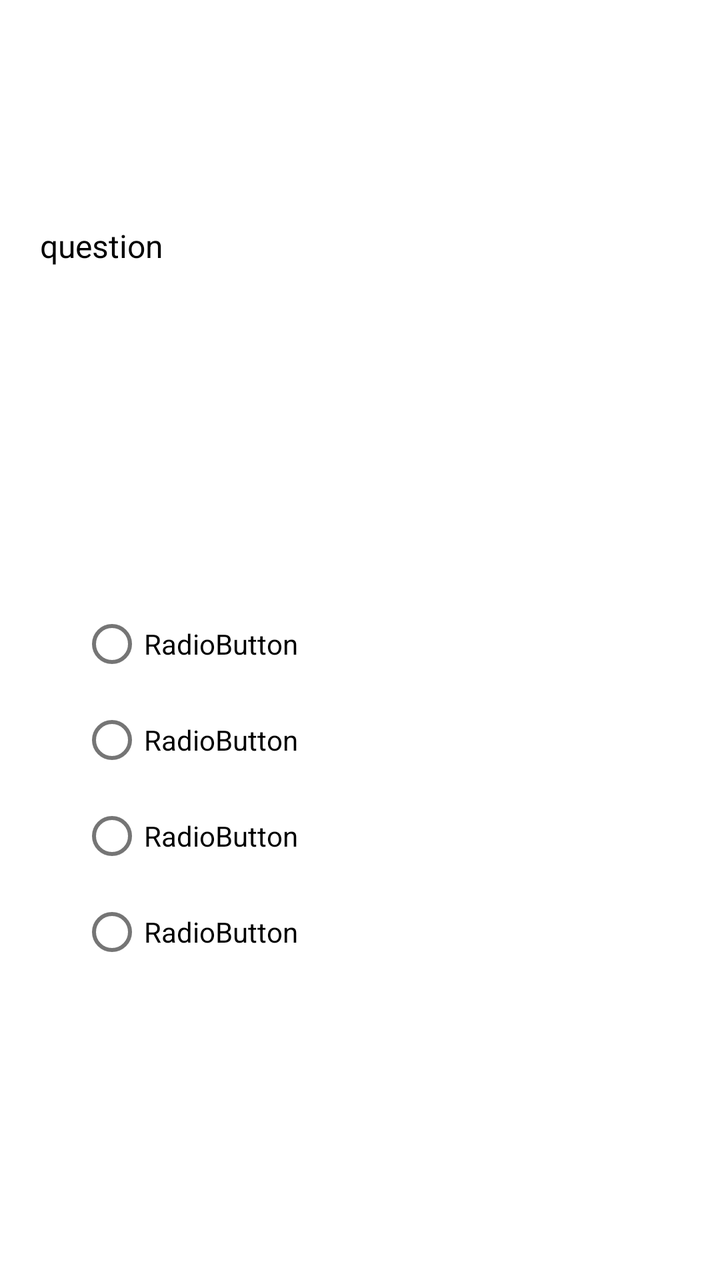
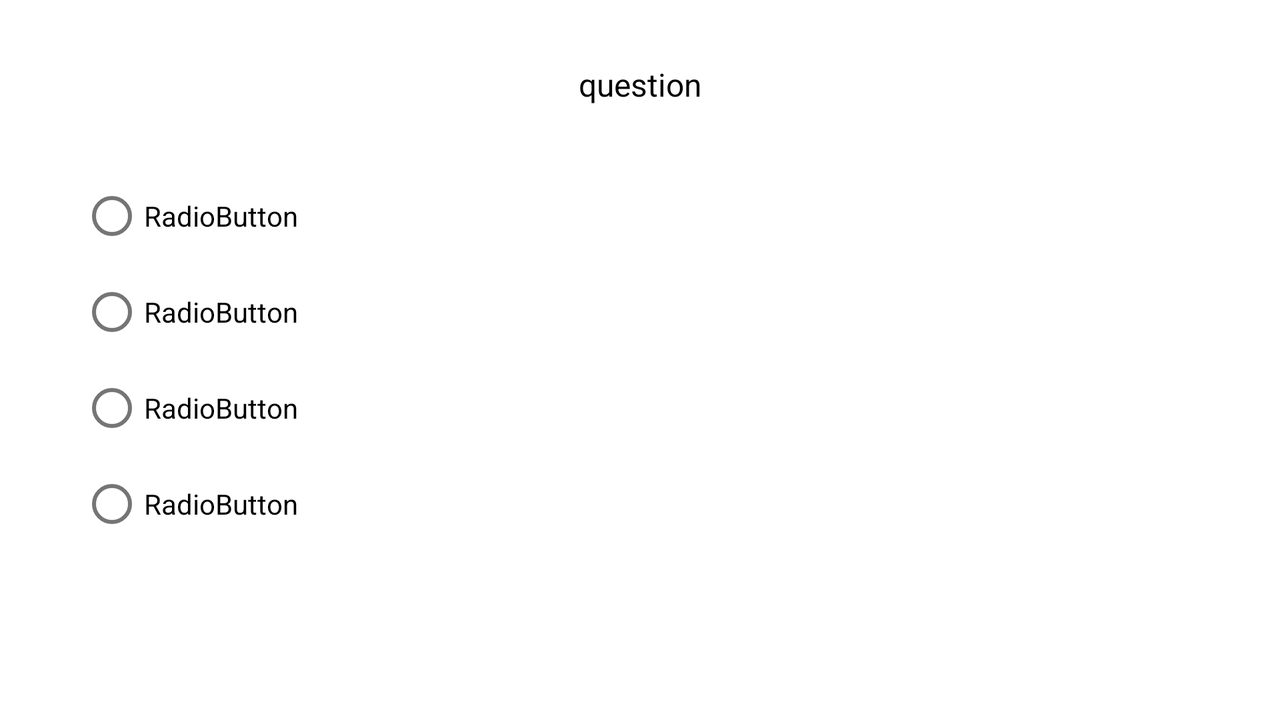

The same Android screen from two of the app's own layout files: first res/layout/ as a phone draws it, then the repository's variant for another configuration, drawn on a device whose configuration selects that folder. Both files follow.
<!-- AndroidManifest.xml: application theme Theme.Register_Lamarchee1_Login -->
<!-- res/layout/fragment_multiple_choice.xml -->
<?xml version="1.0" encoding="utf-8"?>
<androidx.constraintlayout.widget.ConstraintLayout xmlns:android="http://schemas.android.com/apk/res/android"
    xmlns:app="http://schemas.android.com/apk/res-auto"
    xmlns:tools="http://schemas.android.com/tools"
    android:layout_width="match_parent"
    android:layout_height="match_parent"
    android:background="@color/white"
    tools:context=".questions.frag_MultipleChoice">

    

    <TextView
        android:id="@+id/txtMC_Question"
        android:layout_width="0dp"
        android:layout_height="wrap_content"
        android:layout_marginStart="20dp"
        android:layout_marginTop="112dp"
        android:layout_marginEnd="20dp"
        android:text="@string/question"
        android:textColor="@color/black"
        android:textSize="16sp"
        app:layout_constraintEnd_toEndOf="parent"
        app:layout_constraintHorizontal_bias="0.0"
        app:layout_constraintStart_toStartOf="parent"
        app:layout_constraintTop_toTopOf="parent" />

    <RadioGroup
        android:id="@+id/radGrpAnswers"
        android:layout_width="0dp"
        android:layout_height="wrap_content"
        android:layout_marginStart="40dp"
        android:layout_marginEnd="40dp"
        android:layout_marginBottom="150dp"
        android:gravity="center_horizontal"
        app:layout_constraintBottom_toBottomOf="parent"
        app:layout_constraintEnd_toEndOf="parent"
        app:layout_constraintStart_toStartOf="parent">

        <RadioButton
            android:id="@+id/radMC_Answer1"
            android:layout_width="match_parent"
            android:layout_height="wrap_content"
            android:text="@string/radiobutton"
            android:textColor="@color/black"
            tools:ignore="DuplicateSpeakableTextCheck" />

        <RadioButton
            android:id="@+id/radMC_Answer2"
            android:layout_width="match_parent"
            android:layout_height="wrap_content"
            android:text="@string/radiobutton"
            android:textColor="@color/black" />

        <RadioButton
            android:id="@+id/radMC_Answer3"
            android:layout_width="match_parent"
            android:layout_height="wrap_content"
            android:text="@string/radiobutton"
            android:textColor="@color/black" />

        <RadioButton
            android:id="@+id/radMC_Answer4"
            android:layout_width="match_parent"
            android:layout_height="wrap_content"
            android:text="@string/radiobutton"
            android:textColor="@color/black" />
    </RadioGroup>

</androidx.constraintlayout.widget.ConstraintLayout>
<!-- resources referenced by this layout -->
<resources>
  <string name="question">question</string>
  <string name="radiobutton">RadioButton</string>
  <style name="Theme.Register_Lamarchee1_Login" parent="Theme.MaterialComponents.DayNight.DarkActionBar">
          
          <item name="colorPrimary">@color/purple_500</item>
          <item name="colorPrimaryVariant">@color/purple_700</item>
          <item name="colorOnPrimary">@color/white</item>
          
          <item name="colorSecondary">@color/teal_200</item>
          <item name="colorSecondaryVariant">@color/teal_700</item>
          <item name="colorOnSecondary">@color/black</item>
          
          <item name="android:statusBarColor" tools:targetApi="l">?attr/colorPrimaryVariant</item>
          
      </style>
</resources>
<!-- res/layout-land/fragment_multiple_choice.xml (the repository's variant of the layout above) -->
<!-- drawn on the phone turned sideways -->
<?xml version="1.0" encoding="utf-8"?>
<androidx.constraintlayout.widget.ConstraintLayout xmlns:android="http://schemas.android.com/apk/res/android"
    xmlns:app="http://schemas.android.com/apk/res-auto"
    xmlns:tools="http://schemas.android.com/tools"
    android:layout_width="match_parent"
    android:layout_height="match_parent"
    android:background="@color/white"
    tools:context=".questions.frag_MultipleChoice">

    

    <RadioGroup
        android:id="@+id/radGrpAnswers"
        android:layout_width="0dp"
        android:layout_height="wrap_content"
        android:layout_marginStart="40dp"
        android:layout_marginEnd="40dp"
        android:gravity="center_horizontal"
        app:layout_constraintBottom_toBottomOf="parent"
        app:layout_constraintEnd_toEndOf="parent"
        app:layout_constraintHorizontal_bias="0.0"
        app:layout_constraintStart_toStartOf="parent"
        app:layout_constraintTop_toTopOf="parent">

        <RadioButton
            android:id="@+id/radMC_Answer1"
            android:layout_width="match_parent"
            android:layout_height="wrap_content"
            android:text="@string/radiobutton"
            android:textColor="@color/black"
            tools:ignore="DuplicateSpeakableTextCheck,TouchTargetSizeCheck" />

        <RadioButton
            android:id="@+id/radMC_Answer2"
            android:layout_width="match_parent"
            android:layout_height="wrap_content"
            android:text="@string/radiobutton"
            android:textColor="@color/black" />

        <RadioButton
            android:id="@+id/radMC_Answer3"
            android:layout_width="match_parent"
            android:layout_height="wrap_content"
            android:text="@string/radiobutton"
            android:textColor="@color/black" />

        <RadioButton
            android:id="@+id/radMC_Answer4"
            android:layout_width="match_parent"
            android:layout_height="wrap_content"
            android:text="@string/radiobutton"
            android:textColor="@color/black" />

    </RadioGroup>

    <TextView
        android:id="@+id/txtMC_Question"
        android:layout_width="wrap_content"
        android:layout_height="wrap_content"
        android:text="@string/question"
        android:textColor="@color/black"
        android:textSize="16sp"
        app:layout_constraintBottom_toTopOf="@+id/radGrpAnswers"
        app:layout_constraintEnd_toEndOf="parent"
        app:layout_constraintStart_toStartOf="parent"
        app:layout_constraintTop_toTopOf="parent" />

</androidx.constraintlayout.widget.ConstraintLayout>
